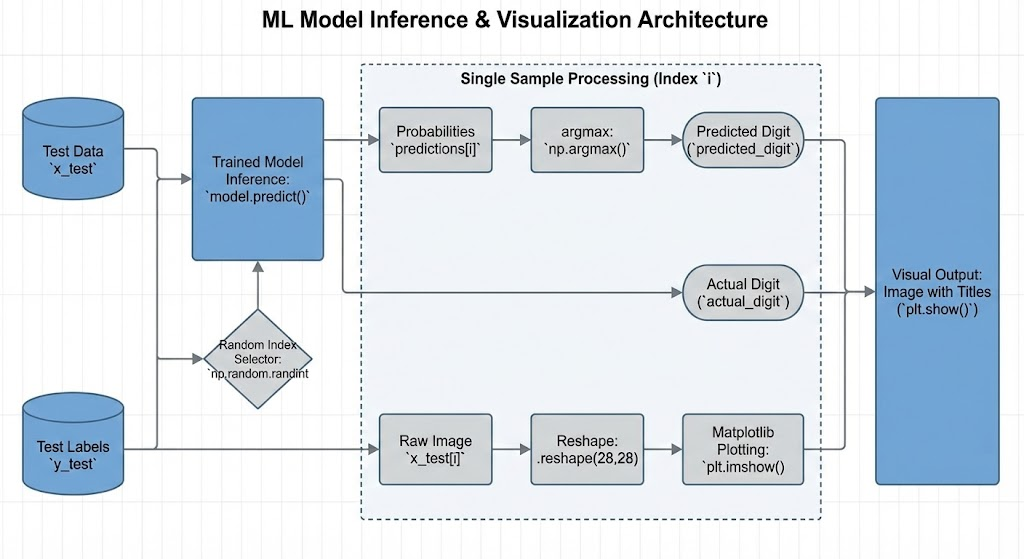
#> input picture ML.jpg, 1024 x 559 px, given in place of PKC.jpg, which was not available
$ jupyter execute OLDPC.ipynb
#> lines starting #> are read from the running program, lines starting #| are printed output that depends on the picture; pictures that were not available may be replaced by others from this repository, and a replacement may not be noted
[cell 1]
from PIL import Image, ImageEnhance, ImageOps, ImageFilter

def apply_vintage_effect(input_image_path, output_image_path):
#> called with input_image_path = 'PKC.jpg', output_image_path = 'output_vintage.jpg'
    try:
        # Open the image
        image = Image.open(input_image_path)
#> image is the input picture: PIL image 1024x559 RGB; mean R, G, B 216.7, 225.7, 234.2

        # Convert to grayscale for a base vintage look
        grayscale_image = ImageOps.grayscale(image)
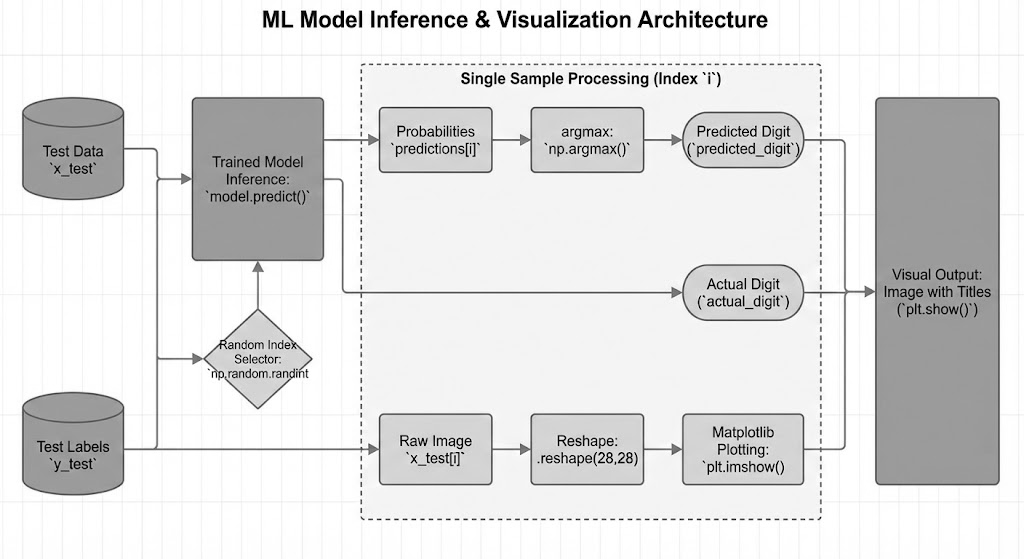
#> grayscale_image: PIL image 1024x559 L; min 0, max 255, mean 224

        # Apply a sepia tone
        sepia_image = ImageOps.colorize(grayscale_image, "#704214", "#C0A080")
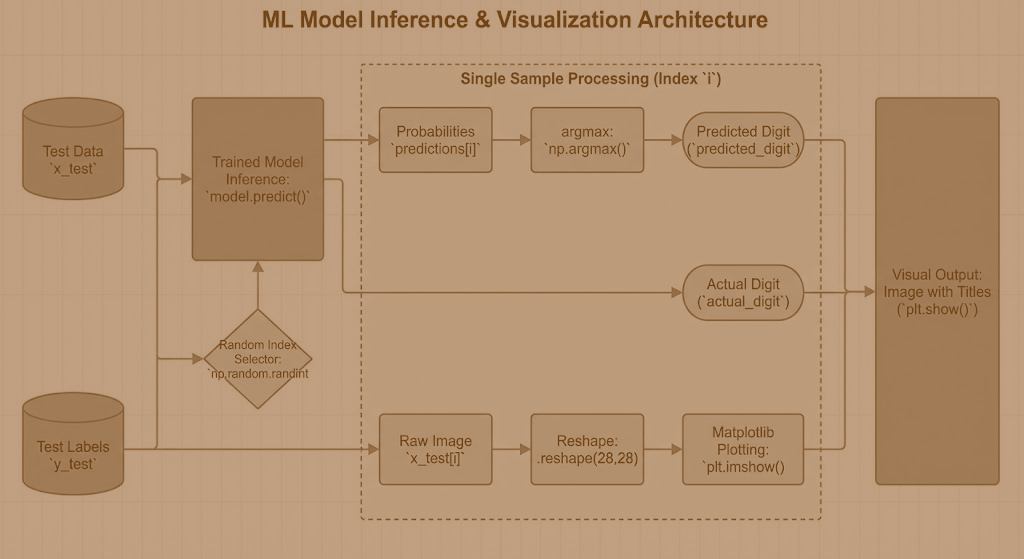
#> sepia_image: PIL image 1024x559 RGB; mean R, G, B 181.9, 148.1, 114.5

        # Add blur for a softer vintage effect
        blurred_image = sepia_image.filter(ImageFilter.GaussianBlur(radius=2))

        # Adjust brightness and contrast for a faded look
        enhancer = ImageEnhance.Brightness(blurred_image)
        brightened_image = enhancer.enhance(1.2)
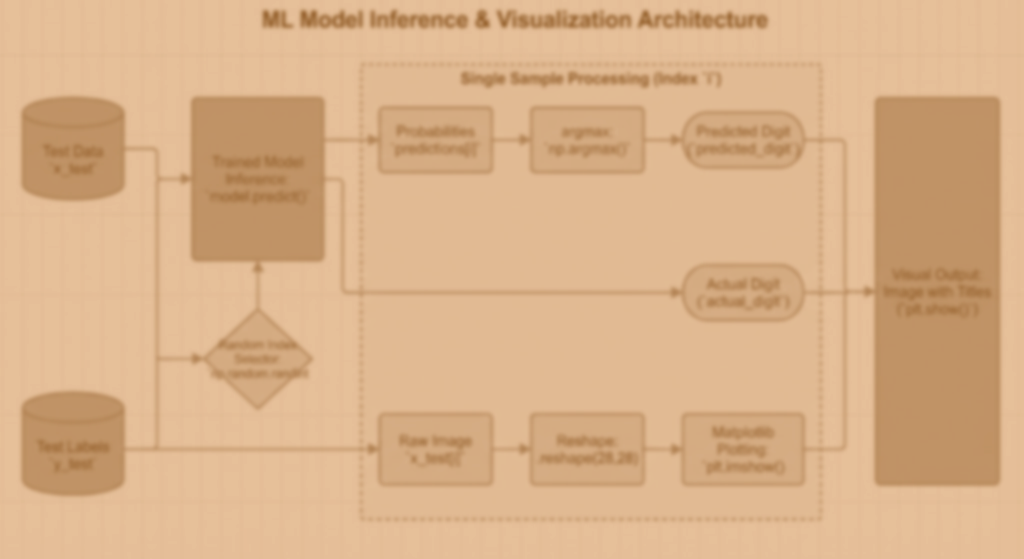
#> brightened_image: PIL image 1024x559 RGB; mean R, G, B 217.9, 177.4, 137
        enhancer = ImageEnhance.Contrast(brightened_image)
        final_image = enhancer.enhance(0.8)

        # Save the output
        final_image.save(output_image_path)
        print(f"Vintage effect applied. Saved to: {output_image_path}")
    except Exception as e:
        print(f"An error occurred: {e}")

# Example usage
input_image = "PKC.jpg"  # Path to the input image
output_image = "output_vintage.jpg"  # Path to save the vintage image

apply_vintage_effect(input_image, output_image)

[cell 2]
from PIL import Image, ImageEnhance, ImageOps

def apply_vintage_with_cracks(input_image_path, texture_path, output_image_path):
#> called with input_image_path = 'PKC.jpg', texture_path = 'PKC.jpg', output_image_path = 'output_vintage_cracks.jpg'
    try:
        # Open the input image
        image = Image.open(input_image_path)

        # Open the texture (cracks/noise overlay)
        texture = Image.open(texture_path).convert("RGBA")

        # Resize the texture to match the input image
        texture = texture.resize(image.size)

        # Convert the input image to sepia
        grayscale = ImageOps.grayscale(image)
        sepia = ImageOps.colorize(grayscale, "#704214", "#C0A080")

        # Blend the sepia image with the texture
        sepia = sepia.convert("RGBA")
        vintage_with_texture = Image.blend(sepia, texture, alpha=0.5)  # Adjust alpha for blending strength
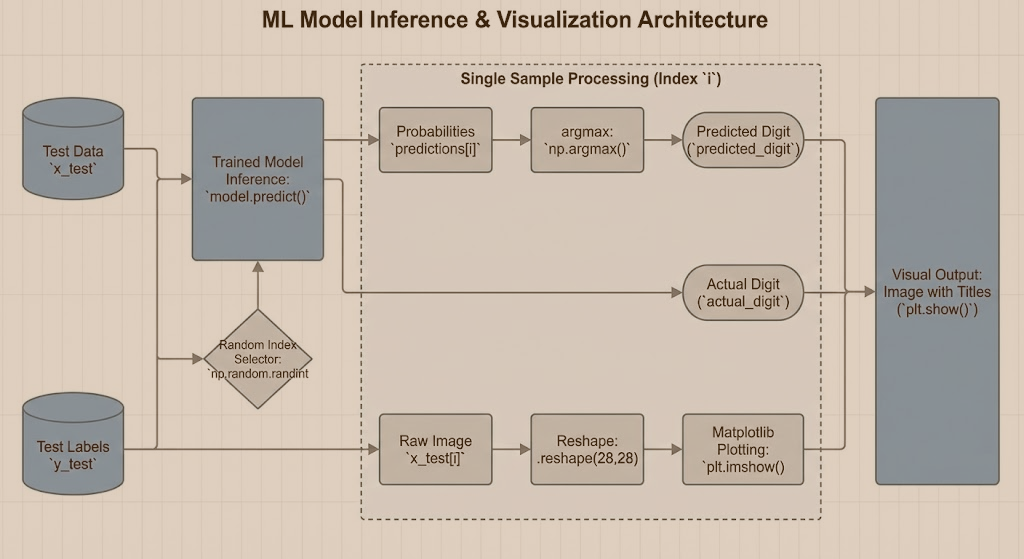
#> vintage_with_texture: PIL image 1024x559 RGBA; mean R, G, B, A 198.9, 186.6, 174.1, 255

        # Convert the image to RGB mode to save as JPEG
        final_image = vintage_with_texture.convert("RGB")

        # Save the final image
        final_image.save(output_image_path, "JPEG")
        print(f"Vintage image saved as: {output_image_path}")
    except Exception as e:
        print(f"An error occurred: {e}")

# Example usage
input_image = "PKC.jpg"  # Path to your original image
texture_image = "PKC.jpg"  # Path to the crack/noise texture image
output_image = "output_vintage_cracks.jpg"  # Path to save the final output

apply_vintage_with_cracks(input_image, texture_image, output_image)
